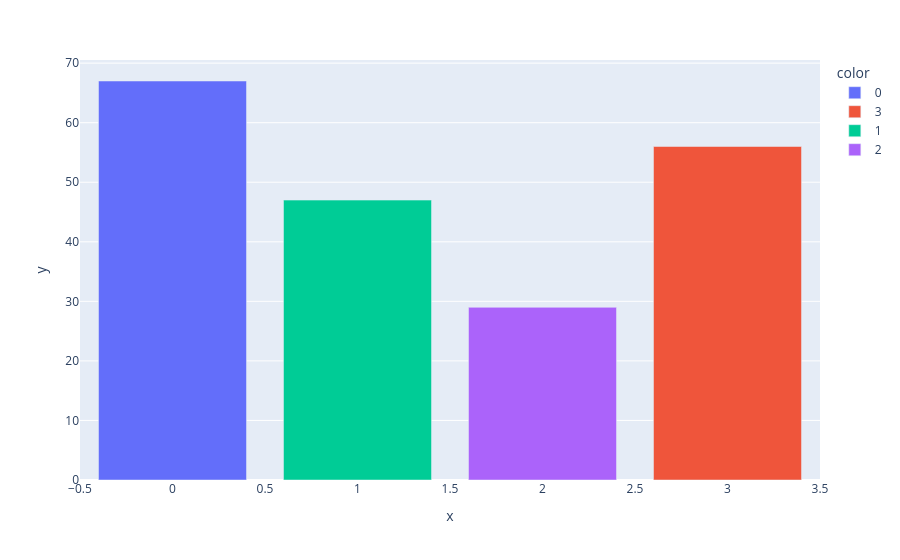

This figure's notebook cell:
### Code cell
# Diagramme en barre du nombre d'observations dans chaque
import plotly.express as px
fig = px.bar(x=val.index , y = val.values,color=val.index.astype(str))
fig.show()

### Figure 1 — Plotly figure (JSON) as saved in the notebook; plotly's stock layout.template omitted (floating-point values rounded to 4 significant figures)
{"data": [{"hovertemplate": "color=0<br>x=%{x}<br>y=%{y}<extra></extra>", "legendgroup": "0", "marker": {"color": "#636efa", "pattern": {"shape": ""}}, "name": "0", "orientation": "v", "showlegend": true, "textposition": "auto", "type": "bar", "x": [0], "xaxis": "x", "y": [67], "yaxis": "y"}, {"hovertemplate": "color=3<br>x=%{x}<br>y=%{y}<extra></extra>", "legendgroup": "3", "marker": {"color": "#EF553B", "pattern": {"shape": ""}}, "name": "3", "orientation": "v", "showlegend": true, "textposition": "auto", "type": "bar", "x": [3], "xaxis": "x", "y": [56], "yaxis": "y"}, {"hovertemplate": "color=1<br>x=%{x}<br>y=%{y}<extra></extra>", "legendgroup": "1", "marker": {"color": "#00cc96", "pattern": {"shape": ""}}, "name": "1", "orientation": "v", "showlegend": true, "textposition": "auto", "type": "bar", "x": [1], "xaxis": "x", "y": [47], "yaxis": "y"}, {"hovertemplate": "color=2<br>x=%{x}<br>y=%{y}<extra></extra>", "legendgroup": "2", "marker": {"color": "#ab63fa", "pattern": {"shape": ""}}, "name": "2", "orientation": "v", "showlegend": true, "textposition": "auto", "type": "bar", "x": [2], "xaxis": "x", "y": [29], "yaxis": "y"}], "layout": {"barmode": "relative", "legend": {"title": {"text": "color"}, "tracegroupgap": 0}, "margin": {"t": 60}, "xaxis": {"anchor": "y", "domain": [0, 1], "title": {"text": "x"}}, "yaxis": {"anchor": "x", "domain": [0, 1], "title": {"text": "y"}}}}
